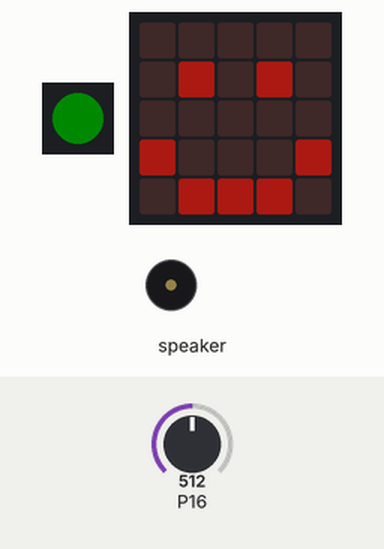
This program was run on a simulated Calliope mini (MakeCode). Shown: 1 RGB LEDs in strip order, left to right, the board's 5×5 LED display, buzzer (waves = sounding). The inputs (shaded band) are chosen by the test bench; at power-on: P16 = 512 (analog values on the 0–1023 scale). Dim RGB values are drawn brighter than linear; what the program prints to the serial console is not drawn.

Above: at 0.7 s.
1.3 s: P16 set to 690
3.7 s: P16 set to 709
At 7.0 s:
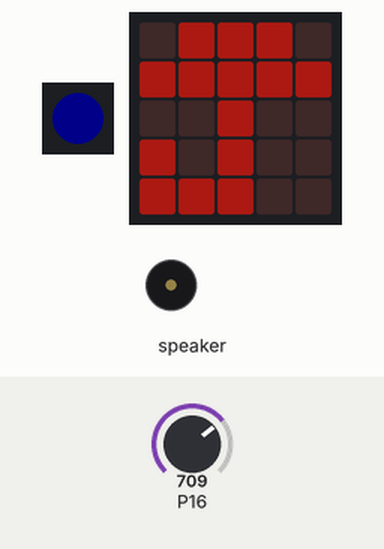
7.3 s: P16 set to 190
At 8.6 s:
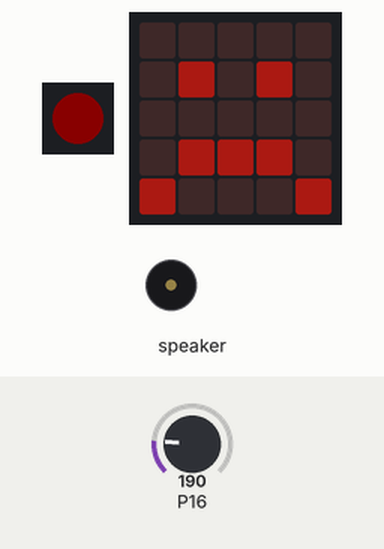
9.5 s: P16 set to 217
At 11.04 s:
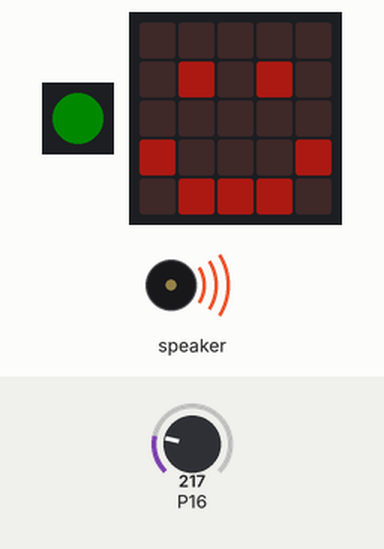
13.3 s: P16 set to 122
At 13.96 s:
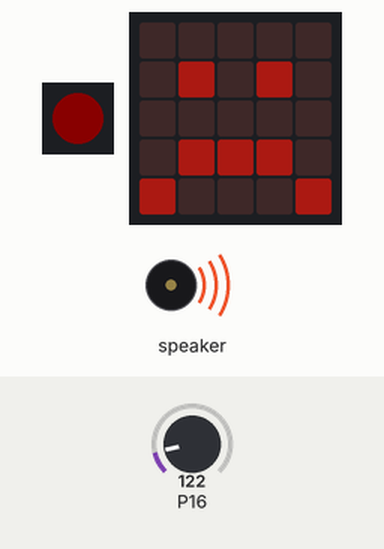
Timing chart, 0 to 16.3 s (numbered marks = the images above; inputs shaded):
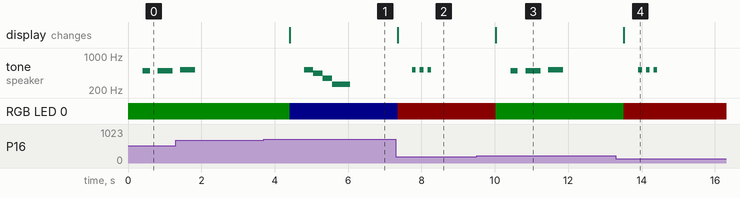

The program:

main.ts
```typescript
let earthMoisture = 0
led.setBrightness(48)
let soundPlayed = 0
basic.setLedColor(basic.rgbw(
10,
10,
0,
0
))
/**
 * https://docs.m5stack.com/#/en/unit/earth
 */
basic.forever(function () {
    earthMoisture = pins.analogReadPin(AnalogPin.C16)
    if (earthMoisture > 700) {
        basic.setLedColor(basic.rgbw(
        0,
        0,
        10,
        0
        ))
        images.iconImage(IconNames.Umbrella).showImage(0)
        if (soundPlayed != 1) {
            music.playMelody("C5 A F C C - - - ", 240)
            soundPlayed = 1
        }
    } else if (earthMoisture < 200) {
        basic.setLedColor(basic.rgbw(
        10,
        0,
        0,
        0
        ))
        images.iconImage(IconNames.Sad).showImage(0)
        if (soundPlayed != 2) {
            music.playMelody("C5 - C5 - C5 - - - ", 600)
            soundPlayed = 2
        }
    } else {
        basic.setLedColor(basic.rgbw(
        0,
        10,
        0,
        0
        ))
        images.iconImage(IconNames.Happy).showImage(0)
        if (soundPlayed != 3) {
            music.playMelody("B - B B - C5 C5 - ", 300)
            soundPlayed = 3
        }
    }
    serial.writeLine("C16:")
    serial.writeNumber(earthMoisture)
    control.waitMicros(500000)
})
```

test.ts
```typescript
// Hier kann man Tests durchführen; diese Datei wird nicht kompiliert, wenn dieses Paket als Erweiterung verwendet wird.
```

Measured:
- the behaviour switches between 700 and 701 on P16 (found by bisection; images 0 and 1)
- the behaviour switches between 199 and 200 on P16 (found by bisection; images 2 and 3)
- after the input at 3.7 s, tone on speaker: plays 523 Hz for 0.25 s, 440 Hz for 0.25 s, 349 Hz for 0.25 s, 262 Hz for 0.50 s, starting after 1.1 s; RGB LED 0: RGB(0, 10, 0) → RGB(0, 0, 10) after 0.70 s; the display: changes after 0.70 s (image 1)
- after the input at 7.3 s, tone on speaker: alternates 523 Hz for 0.10 s and silent for 0.11 s, 6 changes in all, then stays silent, starting after 0.45 s; RGB LED 0: RGB(0, 0, 10) → RGB(10, 0, 0) after 0.05 s; the display: changes after 0.05 s (image 2)
- after the input at 9.5 s, tone on speaker: plays 494 Hz for 0.20 s, 494 Hz for 0.41 s, 523 Hz for 0.41 s, starting after 0.93 s; RGB LED 0: RGB(10, 0, 0) → RGB(0, 10, 0) after 0.53 s; the display: changes after 0.53 s (image 3)
- after the input at 13.3 s, tone on speaker: alternates 523 Hz for 0.10 s and silent for 0.11 s, 6 changes in all, then stays silent, starting after 0.61 s; RGB LED 0: RGB(0, 10, 0) → RGB(10, 0, 0) after 0.21 s; the display: changes after 0.21 s (image 4)
